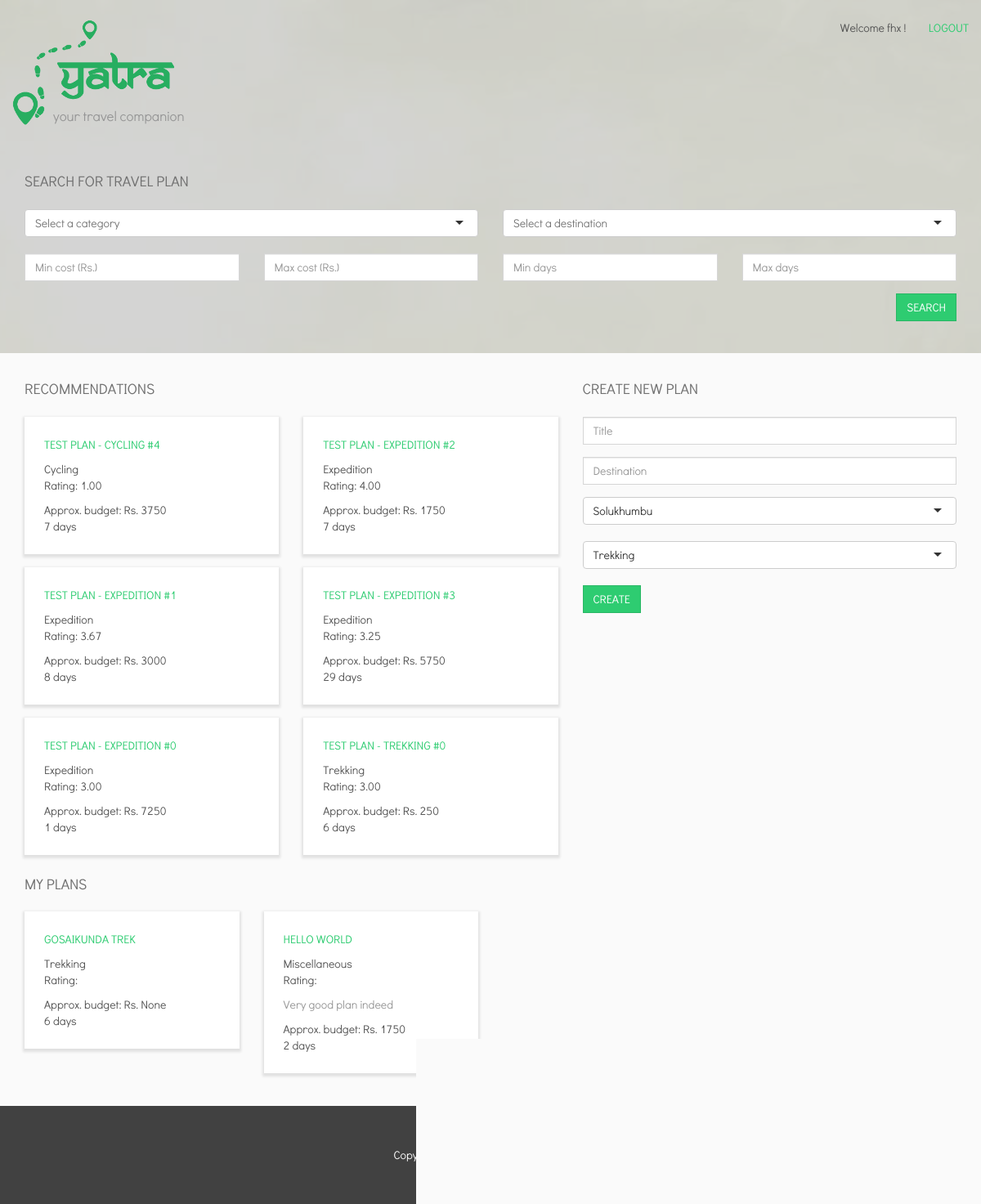
The app's page /dashboard/ (signed in) with its own data.
### tour/models.py (models this page shows, shortened)
class Plan(models.Model):
    title = models.CharField(max_length=50)
    category = models.ForeignKey(Category)
    description = models.TextField(blank=True, default="")
    destination = models.ForeignKey(Destination)
    next_point = models.OneToOneField(TripPoint, null=True, blank=True,
                                      default=None)
    budget = models.IntegerField(null=True, blank=True, default=None)
    public = models.BooleanField(default=True)
    number_of_days = models.IntegerField(default=0)
    created_by = models.ForeignKey(User)
    created_at = models.DateTimeField(auto_now_add=True)

class Category(models.Model):
    name = models.CharField(max_length=70, primary_key=True)
    class Meta:
        verbose_name_plural = "categories"
    def __str__(self):
        return self.name

### tour/views.py (the view, shortened to what this page needs)
# urls.py: url(r'^dashboard/$', DashboardView.as_view(), name="dashboard"),
class DashboardView(View):
    @method_decorator(login_required)
    def get(self, request):
        user = request.user
        plans = Plan.objects.filter(public=True). \
            exclude(review__posted_by__pk=user.pk)
        recommendations = sort_by_recommended(plans, user)[:6]
        for plan in recommendations:
            plan.rating = Review.get_average_rating(plan)
        return render(request, 'tour/dashboard.html', {
            'recommendations': recommendations,
            'destinations': [
                d for d in Destination.objects.all()
                if not District.objects.filter(name=d.name).exists()
            ],
            "districts": District.objects.all(),
            "categories": Category.objects.all(),
            "my_plans":
                Plan.objects.filter(created_by=request.user).
                order_by('-created_at')
        })

### tour/models.py (called while the page is built)
    @staticmethod
    def get_average_rating(plan):
        ratings = Review.objects.filter(plan=plan).values_list('rating',
                                                               flat=True)
        return 0 if len(ratings) == 0 else sum(ratings)/len(ratings)

### tour/score.py (called while the page is built)
def average(values):
    return sum(values)/len(values) if len(values) != 0 else 0

def get_normal_diff(v1, v2):
    return float(v1-v2)/float(max(v1, v2))

def pearson(x, y):
    n = len(x)
    sum_x = float(sum(x))
    sum_y = float(sum(y))
    sum_x_sq = sum(map(lambda x: pow(x, 2), x))
    sum_y_sq = sum(map(lambda x: pow(x, 2), y))
    psum = sum(map(lambda x, y: x * y, x, y))
    num = psum - (sum_x * sum_y/n)
    den = pow((sum_x_sq - pow(sum_x, 2) / n) * (sum_y_sq - pow(sum_y, 2) / n),
              0.5)
    return 0 if den == 0 else num/den

def get_plans_difference(p1, p2):
    dist = get_normal_diff(p1.number_of_days, p2.number_of_days)**2 / 3
    if p1.budget and p2.budget:
        dist += get_normal_diff(p1.budget, p2.budget)**2 / 3
    dist += 0 if p1.category.pk == p2.category.pk else 1
    return math.sqrt(dist)

def get_content_based_rating(plan, user):
    reviews = Review.objects.filter(posted_by=user)
    scores = []
    for review in reviews:
        dist = get_plans_difference(plan, review.plan)
        if dist < 0.5:
            scores.append(review.rating/5 * (1-dist))
    return average(scores)

def get_collaborative_item_rating(plan, user):
    reviews = Review.objects.filter(posted_by=user)
    scores = []
    p1 = plan
    for review in reviews:
        p2 = review.plan
        overlap = User.objects.filter(review__plan=p1).filter(review__plan=p2)
        if len(overlap) > 0:
            r1s = []
            r2s = []
            for u in overlap:
                r1s.append(Review.objects.get(posted_by=u, plan=p1).rating)
                r2s.append(Review.objects.get(posted_by=u, plan=p2).rating)
            scores.append(review.rating/5 * max(0, pearson(r1s, r2s)))
    return average(scores)

def get_agency_score(plan, user):
    try:
        agency = Agency.objects.get(user=plan.created_by)
        return 1, 1 + agency.score/5
    except:
        return 0, 0

### tour/search.py (called while the page is built)
def sort_by_recommended(plans, user):
    return sorted(plans, key=lambda p: get_score(p, user), reverse=True)

### tour/templates/tour/dashboard.html (shortened to what this page needs)
{% extends 'base.html' %}
{% load staticfiles %}
{% block headblock %}
<link rel="stylesheet" type="text/css" href="{% static 'css/dashboard.css' %}">
<link rel="stylesheet" type="text/css" href="{% static 'css/selectize.css' %}">
<link rel="stylesheet" type="text/css" href="{% static 'css/selectize.bootstrap3.css' %}">
{% endblock %}
{% block bodyblock %}
<div class="section" id="header-section">
    <div class="container">
        {% include 'tour/title-wrapper.html' %}
        <div id="search-wrapper">
            <form action="{% url 'search' %}">
                <div class="form-group">
                    <h4>Search for travel plan</h4>
                </div>
                <div class="form-group">
                    <div class="row">
                        <div class="col-sm-6">
                        </div>
                        <div class="col-sm-6">
                        </div>
                    </div>
                </div>
                <div class="form-group">
                    <div class="row">
                        <div class="col-sm-3">
                            <input type="number" name="min_cost" class="form-control" placeholder="Min cost (Rs.)">
                        </div>
                        <div class="col-sm-3">
                            <input type="number" name="max_cost" class="form-control" placeholder="Max cost (Rs.)">
                        </div>
                        <div class="col-sm-3">
                            <input type="number" name="min_days" class="form-control" placeholder="Min days">
                        </div>
                        <div class="col-sm-3">
                            <input type="number" name="max_days" class="form-control" placeholder="Max days">
                        </div>
                    </div>
                </div>
                <div class="form-group">
                    <input class="btn btn-primary" type="submit" value="search">
                </div>
            </form>
        </div>
    </div>
</div>
<div class="section" id="body-section">
    <div class="container">
        <div class="row">
            <div class="col-md-7">
                <div class="block" id="recommendations-block">
                    <h4>Recommendations</h4>
                    <div class="row">
                        {% for plan in recommendations %}
                        <div class=col-sm-6>
                            <div class="recommendation">
                                <div class="title"><a href="{% url 'plan' plan.pk %}">{{plan.title}}</a></div>
                                <div class="category">{{plan.category}}</div>
                                <div class="rating">Rating: {{plan.rating|floatformat:2}}</div>
                                <div class="budget"> Approx. budget: Rs. {{plan.budget}}</div>
                                <div class="days">{{plan.number_of_days}} days</div>
                            </div>
                        </div>
                        {% endfor %}
                    </div>
                </div>
            </div>
            <div class="col-md-5">
                <form method="post">
                    <div class="form-group">
                        <h4>Create New Plan</h4>
                    </div>
                    <div class="form-group">
                        <input class="form-control" name="title" placeholder="Title" required>
                    </div>
                    <div class="form-group">
                        <input class="form-control" name="destination" placeholder="Destination" required>
                    </div>
                    <div class="form-group">
                    </div>
                    <div class="form-group">
                    </div>
                    <div class="form-group">
                        <input class="btn btn-primary" type="submit" value="create">
                    </div>
                </form>
            </div>
        </div>
        <div class="block" id="my-plans-block">
            <h4>My Plans</h4>
            <div class="row">
                {% for plan in my_plans %}
                <div class=col-sm-3>
                    <div class="recommendation">
                        <div class="title"><a href="{% url 'plan' plan.pk %}">{{plan.title}}</a></div>
                        <div class="category">{{plan.category}}</div>
                        <div class="rating">Rating: {{plan.rating|floatformat:2}}</div>
                        <div class="description"> {{plan.description|safe}} </div>
                        <div class="budget"> Approx. budget: Rs. {{plan.budget}}</div>
                        <div class="days">{{plan.number_of_days}} days</div>
                    </div>
                </div>
                {% endfor %}
            </div>
        </div>
    </div>
</div>
{% include 'footer.html' %}
{% endblock %}

### tour/templates/tour/title-wrapper.html
{% load staticfiles %}
<div id="title-wrapper">
    <div class="row">
        <div class="pull-right">
            <span id="greeting-msg">Welcome {{ request.user.username }} !</span>
            <a href="{% url 'logout' %}" >Logout</a>
        </div>
        <a href="{% url 'dashboard' %}"><img id="yatra-logo" src="{% static 'img/logo-green.png' %}"></a>
        <div id="slogan">your travel companion</div>
    </div>
</div>

### static/css/common.css (style rules this page uses)
body { font-family: 'Didact Gothic', sans-serif; }
input[type="submit"], button, a { text-transform: uppercase; font-weight: 500; }

### static/css/dashboard.css (style rules this page uses)
h4 { color: #717171; text-transform: uppercase; margin-bottom: 24px; }
#yatra-logo { width: 200px; }
#slogan { font-size: 1.2em; margin-left: 50px; margin-top: -24px; color: #969696; }
#header-section { background-color: #f0f0f0; }
#body-section { padding-top: 24px; }
#title-wrapper { padding: 24px 0px; }
#title-wrapper #greeting-msg { margin-right: 24px; }
#search-wrapper { padding: 24px 0px; }
#search-wrapper .form-group:last-child { text-align: right; }
.recommendation, .search-result { padding: 24px; background-color: #fff; margin-bottom: 16px; box-shadow: 0 2px 3px 2px rgba(0, 0, 0, 0.1); }
.recommendation .title, .search-result .title { margin-bottom: 10px; }
.description { color: #969696; margin-top: 10px; margin-bottom: 10px; }

### records on screen
Plan: title "TEST PLAN - CYCLING #4", category "Cycling", rating "1.00", budget "3750", number_of_days "7"
Plan: title "TEST PLAN - EXPEDITION #2", category "Expedition", rating "4.00", budget "1750", number_of_days "7"
Plan: title "TEST PLAN - EXPEDITION #1", category "Expedition", rating "3.67", budget "3000", number_of_days "8"
Plan: title "TEST PLAN - EXPEDITION #3", category "Expedition", rating "3.25", budget "5750", number_of_days "29"
Plan: title "TEST PLAN - EXPEDITION #0", category "Expedition", rating "3.00", budget "7250", number_of_days "1"
Plan: title "TEST PLAN - TREKKING #0", category "Trekking", rating "3.00", budget "250", number_of_days "6"
Plan: title "GOSAIKUNDA TREK", category "Trekking", budget "None", number_of_days "6"
Plan: title "HELLO WORLD", category "Miscellaneous", description "Very good plan indeed", budget "1750", number_of_days "2"

### other values on screen
{{ request.user.username }} "fhx"
